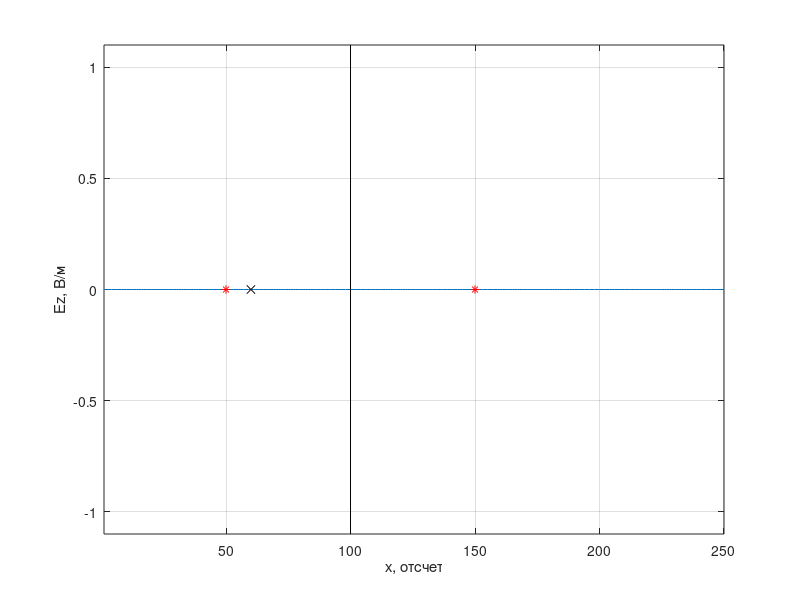
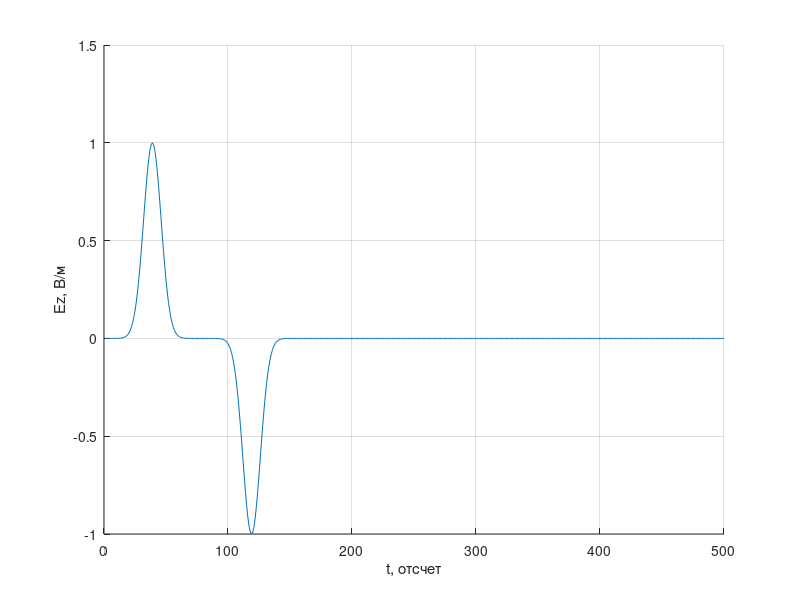

The MATLAB source for these figures, in order:
%% Одномерный FDTD.
% Граница раздела
clear

% Волновое сопротивление свободного пространства
W0 = 120 * pi;

% Число Куранта
Sc = 1.0;

% Время расчета в отсчетах
maxTime = 500;

% Размер области моделирования в отсчетах
maxSize = 250;

% Положение датчиков, регистрирующих поля, в отсчетах
probePos = [60];

% Левая граница TFSF
tfsf_left = 50;

% Правая граница TFSF
tfsf_right = 150;

% Положение металлической плоскости (PEC)
layer_x = 100;

Ez = zeros (1, maxSize);
Hy = zeros (1, maxSize);

eps = ones (1, maxSize);
mu = ones (1, maxSize);

% Поля, зарегистрированное в датчиках в зависимости от времени
% Первый индекс - номер датчика,
% второй индекс - временной отсчет.
probeTimeEz = zeros (size(probePos, 2), maxTime);

figure

for t = 1: maxTime
    % Расчет компоненты поля H
    Hy(maxSize) = Hy(maxSize - 1);
    for m = 1: maxSize - 1
        % До этой строки Hy(n) хранит значение компоненты Hy
        % за предыдущий момент времени
        Hy(m) = Hy(m) + (Ez(m + 1) - Ez(m)) * Sc / (W0 * mu(m));
    end
    
    Hy(tfsf_left - 1) = Hy(tfsf_left - 1) - ...
        exp (-(t - 30.0 - (tfsf_left - tfsf_left)) ^ 2 / 100.0) / W0;

    Hy(tfsf_right - 1) = Hy(tfsf_right - 1) + ...
        exp (-(t - 30.0 - (tfsf_right - tfsf_left)) ^ 2 / 100.0) / W0;
    
    % Расчет компоненты поля E
    Ez(1) = Ez(2);
    
    for m = 2: maxSize
        % До этой строки Ez(n) хранит значение компоненты Ez
        % за предыдущий момент времени
        Ez(m) = Ez(m) + (Hy(m) - Hy(m - 1)) * Sc * W0 / eps (m);
    end

    % Источник возбуждения
    Ez(tfsf_left) = Ez(tfsf_left) + ...
        exp (-(t + 0.5 - (tfsf_left - tfsf_left - 0.5) - 30.0) ^ 2 / 100.0);
    
    Ez(tfsf_right) = Ez(tfsf_right) - ...
        exp (-(t + 0.5 - (tfsf_right - tfsf_left - 0.5) - 30.0) ^ 2 / 100.0);
    
    Ez(layer_x) = 0;
    
    % Регистрация поля в датчиках
    for p = 1:size(probePos, 2)
        probeTimeEz(p, t) = Ez(probePos(p));
    end
    
    plot (Ez);
    xlim ([1, maxSize]);
    ylim ([-1.1, 1.1]);
    xlabel ('x, отсчет')
    ylabel ('Ez, В/м')
    line ([layer_x, layer_x], [-1.1, 1.1], ...
        'Color',[0.0, 0.0, 0.0]);
    grid on
    hold on
    plot (probePos, 0, 'xk');
    plot (tfsf_left, 0, '*r');
    plot (tfsf_right, 0, '*r')
    hold off
    pause (0.03)
end

figure
hold on
for p = 1:size(probePos, 2)
    plot (probeTimeEz(p,:))
end
hold off
xlabel ('t, отсчет')
ylabel ('Ez, В/м')
grid on
